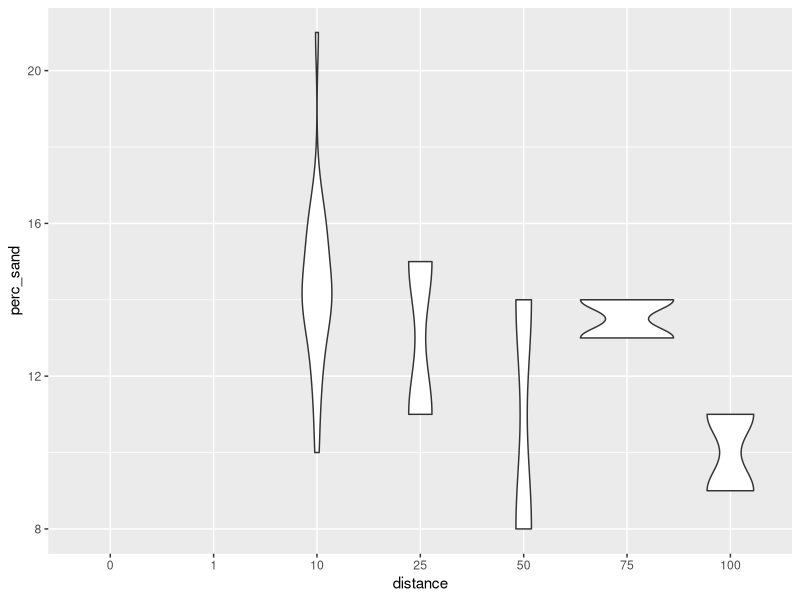

Generate this figure with R:
library(ggplot2)

soil=read.csv("nq_soil.csv")

soil$distance <- as.factor(soil$distance)
p <- ggplot(soil, aes(x=distance, y=perc_pebbles))+geom_violin()
  
p <- ggplot(soil, aes(x=distance, y=perc_sand))+geom_violin()
